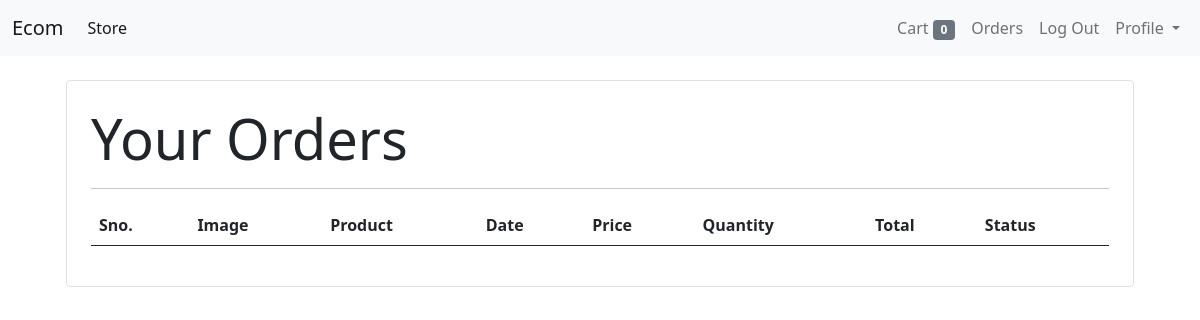
/orders (signed in), run on an earlier commit of the app's database.
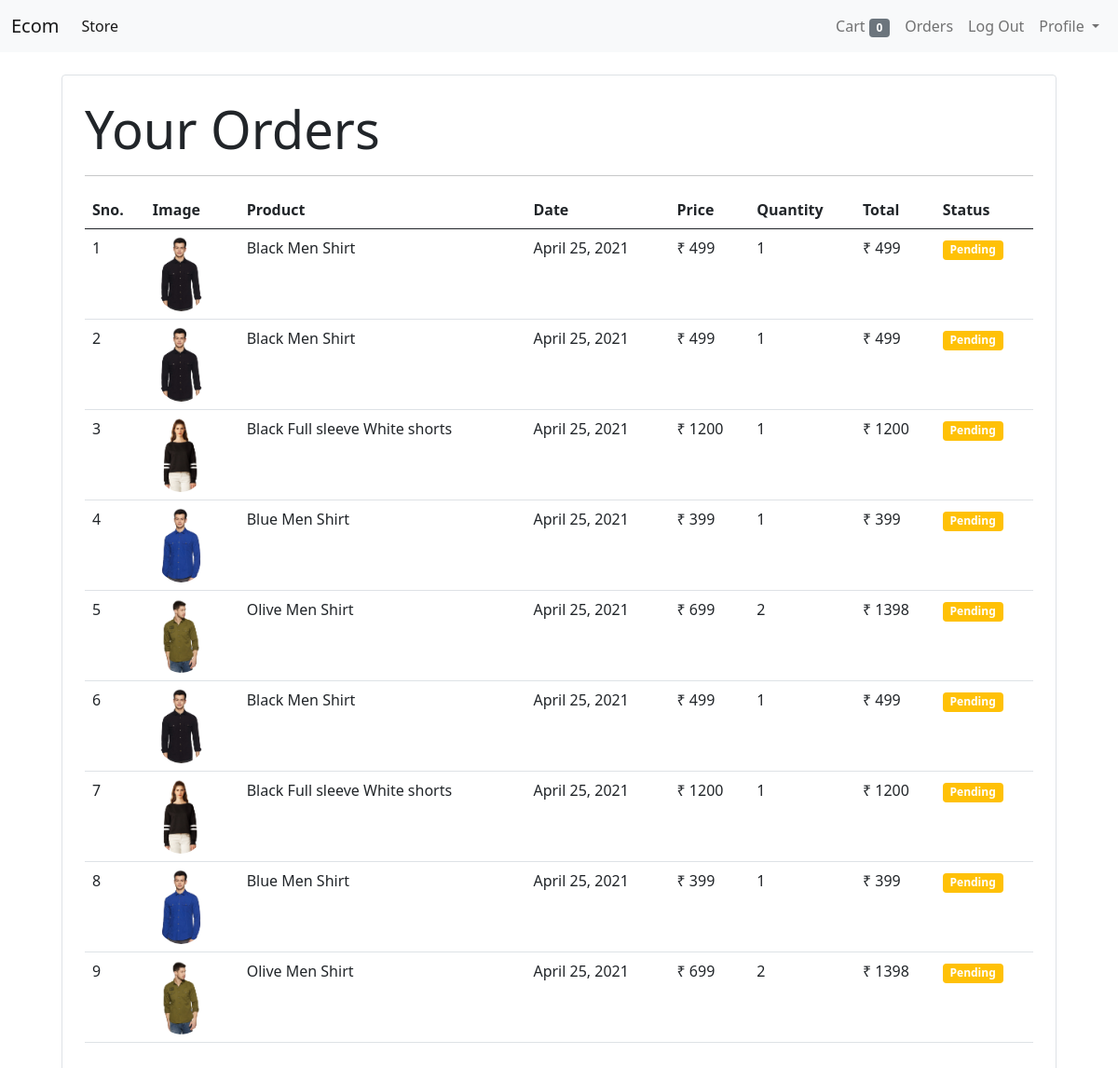
And on a later commit of the database.
### store/models/orders.py (models this page shows, shortened)
class Order(models.Model):
    product = models.ForeignKey(Product,on_delete=models.CASCADE)
    customer = models.ForeignKey(Customer,on_delete=models.CASCADE)
    quantity = models.IntegerField(default=1)
    price = models.IntegerField()
    address = models.CharField(max_length=50, default='', blank=True)
    phone = models.CharField(max_length=50, default='', blank=True)
    date = models.DateField(default=datetime.datetime.today)
    status = models.BooleanField(default=False)
    @staticmethod
    def get_orders_by_customer(customer_id):
        return Order.objects.filter(customer=customer_id).order_by('-date')

### store/models/product.py (models this page shows, shortened)
class Product (models.Model):
    name = models.CharField(max_length=50)
    price = models.IntegerField(default=0)
    description = models.CharField(max_length=200, default='', null = True, blank=True)
    image = models.ImageField(upload_to='uploads/products/')
    category = models.ForeignKey(Category, on_delete=models.CASCADE)

### store/middlewares/auth.py (the view)
    def middleware(request):
        print(request.session.get('customer'))
        returnUrl = request.META['PATH_INFO']
        print(request.META['PATH_INFO'])
        if not request.session.get('customer'):
           return redirect(f'login?return_url={returnUrl}')
        response = get_response(request)
        return response

### store/templatetags/custom_filter.py (called while the page is built)
@register.filter(name='currency')
def currency(number):
    return "₹ "+str(number)

@register.filter(name='multiply')
def multiply(number , number1):
    return number * number1

### store/views/order.py (called while the page is built)
    def get(self , request ):
        customer = request.session.get('customer')
        orders = Order.get_orders_by_customer(customer)
        print(orders)
        return render(request , 'orders.html'  , {'orders' : orders})

### store/templates/orders.html
{% extends 'base.html' %}
{% block content %}
{% load cart %}
{% load custom_filter %}
<div class="container">
   <div class="border rounded p-4 m-4">
        <p class="display-4 pl-4 ml-4">Your Orders</p>
        <hr>
        <table class="table">
            <thead>
                <tr>
                    <th>Sno.</th>
                    <th>Image</th>
                    <th>Product</th>
                    <th>Date</th>
                    <th>Price</th>
                    <th>Quantity</th>
                    <th>Total</th>
                    <th>Status</th>
                </tr>
            </thead>
            <tbody>
                {% for order in orders %}
                <tr>
                    <td>{{forloop.counter}}</td>
                    <td><img style="height: 80px;" class="rounded-circle" src="{{order.product.image.url}}" alt=""></td>
                    <td>{{order.product.name}}</td>
                    <td>{{order.date}}</td>
                    <td>{{order.price|currency}}</td>
                    <td>{{order.quantity}}</td>
                    <td>{{order.quantity|multiply:order.price|currency}}</td>
                    {% if order.status %}
                    <td><small class="badge bg-success">Completed</small></td>
                    {%else%}
                    <td><small class="badge bg-warning">Pending</small></td>
                    {% endif %}
                </tr>
                {% endfor %}
            </tbody>
        </table>
   </div>
</div>
{% endblock %}

### store/templates/base.html (shortened to what this page needs)
<!doctype html>
<html lang="en">
  <head>
    <link href="https://cdn.jsdelivr.net/npm/bootstrap@5.0.0-beta3/dist/css/bootstrap.min.css" rel="stylesheet">
  </head>
  <body>
    <nav class="navbar navbar-expand-lg navbar-light bg-light mb-3">
      <div class="container-fluid">
        <a class="navbar-brand" href="/">Ecom</a>
        <div class="collapse navbar-collapse" id="navbarSupportedContent">
          <ul class="navbar-nav me-auto mb-2 mb-lg-0">
            <li class="nav-item">
              <a class="nav-link active" aria-current="page" href="/">Store</a>
            </li>
          </ul>
          <form class="d-flex">
            <ul class="navbar-nav me-auto mb-2 mb-lg-0">
              <li class="nav-item">
                <a class="nav-link" aria-current="page" href="/cart">Cart
                <span class="badge bg-secondary">{{request.session.cart.keys|length}}</span></a>
              </li>
              {% if request.session.customer %}
              <li class="nav-item">
                <a class="nav-link" aria-current="page" href="/orders">Orders</a>
              </li>
              <li class="nav-item">
                <a class="nav-link" aria-current="page" href="/logout">Log Out</a>
              </li>
              {% endif %}
              <li class="nav-item dropdown">
                <a class="nav-link dropdown-toggle" href="#" id="navbarDropdown" role="button" data-bs-toggle="dropdown" aria-expanded="false">
                  Profile
                </a>
              </li>
            </ul>
          </form>
        </div>
      </div>
    </nav>
    {% block content %} {%endblock%}

What changed in the data, as far as the page shows it:
added Order: product.image (picture), product.name "Black Men Shirt", date "April 25, 2021", price "₹ 499", quantity "1", quantity|multiply "₹ 499", status "Pending"
added Order: product.image (picture), product.name "Black Men Shirt", date "April 25, 2021", price "₹ 499", quantity "1", quantity|multiply "₹ 499", status "Pending"
added Order: product.image (picture), product.name "Black Full sleeve White shorts", date "April 25, 2021", price "₹ 1200", quantity "1", quantity|multiply "₹ 1200", status "Pending"
added Order: product.image (picture), product.name "Blue Men Shirt", date "April 25, 2021", price "₹ 399", quantity "1", quantity|multiply "₹ 399", status "Pending"
added Order: product.image (picture), product.name "Olive Men Shirt", date "April 25, 2021", price "₹ 699", quantity "2", quantity|multiply "₹ 1398", status "Pending"
added Order: product.image (picture), product.name "Black Men Shirt", date "April 25, 2021", price "₹ 499", quantity "1", quantity|multiply "₹ 499", status "Pending"
added Order: product.image (picture), product.name "Black Full sleeve White shorts", date "April 25, 2021", price "₹ 1200", quantity "1", quantity|multiply "₹ 1200", status "Pending"
added Order: product.image (picture), product.name "Blue Men Shirt", date "April 25, 2021", price "₹ 399", quantity "1", quantity|multiply "₹ 399", status "Pending"
added Order: product.image (picture), product.name "Olive Men Shirt", date "April 25, 2021", price "₹ 699", quantity "2", quantity|multiply "₹ 1398", status "Pending"
